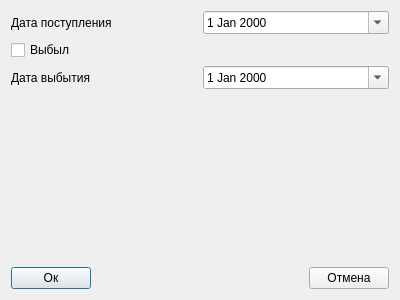
<?xml version="1.0" encoding="UTF-8"?>
<ui version="4.0">
 <class>Dialog_day_stationar</class>
 <widget class="QDialog" name="Dialog_day_stationar">
  <property name="geometry">
   <rect>
    <x>0</x>
    <y>0</y>
    <width>400</width>
    <height>300</height>
   </rect>
  </property>
  <property name="windowTitle">
   <string>Dialog</string>
  </property>
  <layout class="QVBoxLayout" name="verticalLayout">
   <item>
    <layout class="QGridLayout" name="gridLayout">
     <item row="0" column="1">
      <widget class="QDateEdit" name="dateEdit_day_in">
       <property name="calendarPopup">
        <bool>true</bool>
       </property>
      </widget>
     </item>
     <item row="2" column="1">
      <widget class="QDateEdit" name="dateEdit_day_out">
       <property name="calendarPopup">
        <bool>true</bool>
       </property>
      </widget>
     </item>
     <item row="2" column="0">
      <widget class="QLabel" name="label_3">
       <property name="text">
        <string>Дата выбытия</string>
       </property>
      </widget>
     </item>
     <item row="0" column="0">
      <widget class="QLabel" name="label_2">
       <property name="text">
        <string>Дата поступления</string>
       </property>
      </widget>
     </item>
     <item row="1" column="0">
      <widget class="QCheckBox" name="checkBox_close">
       <property name="text">
        <string>Выбыл</string>
       </property>
      </widget>
     </item>
    </layout>
   </item>
   <item>
    <spacer name="verticalSpacer">
     <property name="orientation">
      <enum>Qt::Vertical</enum>
     </property>
     <property name="sizeHint" stdset="0">
      <size>
       <width>20</width>
       <height>40</height>
      </size>
     </property>
    </spacer>
   </item>
   <item>
    <layout class="QHBoxLayout" name="horizontalLayout_2">
     <item>
      <widget class="QPushButton" name="pushButton_ok">
       <property name="text">
        <string>Ок</string>
       </property>
      </widget>
     </item>
     <item>
      <spacer name="horizontalSpacer">
       <property name="orientation">
        <enum>Qt::Horizontal</enum>
       </property>
       <property name="sizeHint" stdset="0">
        <size>
         <width>40</width>
         <height>20</height>
        </size>
       </property>
      </spacer>
     </item>
     <item>
      <widget class="QPushButton" name="pushButton_cancel">
       <property name="text">
        <string>Отмена</string>
       </property>
      </widget>
     </item>
    </layout>
   </item>
  </layout>
 </widget>
 <resources/>
 <connections/>
</ui>
